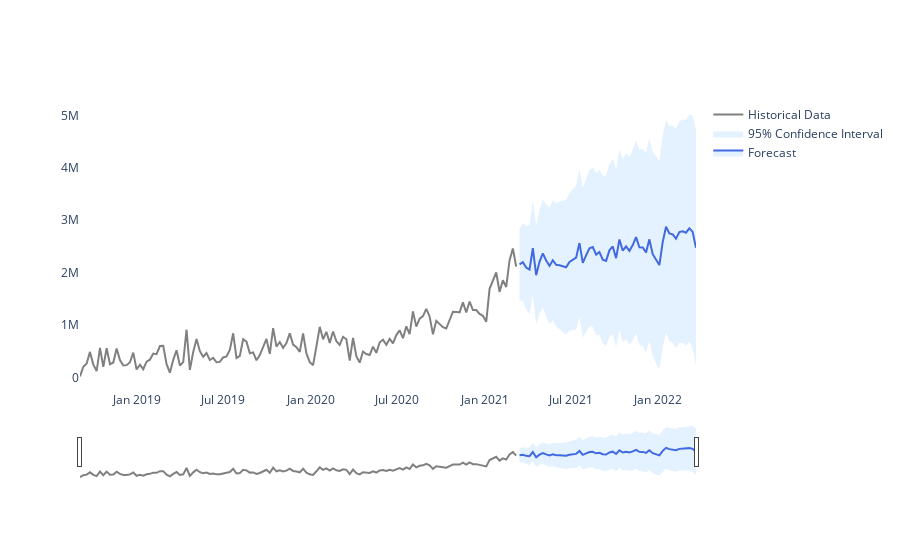

Notebook code for this chart:
### Code cell
final_plot_predict_total(data_col, data_ind, end_date)

### Figure 1 — Plotly figure (JSON) as saved in the notebook; plotly's stock layout.template omitted (floating-point values rounded to 4 significant figures; data arrays with more than 128 entries replaced by an {"elided": "..."} marker saying what was removed)
{"data": [{"line": {"color": "rgba(255,255,255,0)"}, "name": "95% Confidence Interval", "showlegend": false, "type": "scatter", "x": {"elided": "186 str values"}, "y": {"elided": "186 mixed values"}}, {"fill": "tonexty", "fillcolor": "rgb(228, 241, 255)", "line": {"color": "rgb(65, 105, 225)"}, "name": "Forecast", "type": "scatter", "x": {"elided": "186 str values"}, "y": {"elided": "186 mixed values"}}, {"fill": "tonexty", "fillcolor": "rgb(228, 241, 255)", "line": {"color": "rgba(255,255,255,0)"}, "name": "95% Confidence Interval", "type": "scatter", "x": {"elided": "186 str values"}, "y": {"elided": "186 mixed values"}}, {"line": {"color": "gray"}, "name": "Historical Data", "type": "scatter", "x": {"elided": "186 str values"}, "y": {"elided": "186 mixed values"}}], "layout": {"plot_bgcolor": "rgba(0, 0, 0, 0)", "xaxis": {"rangeslider": {"visible": true}}}}
